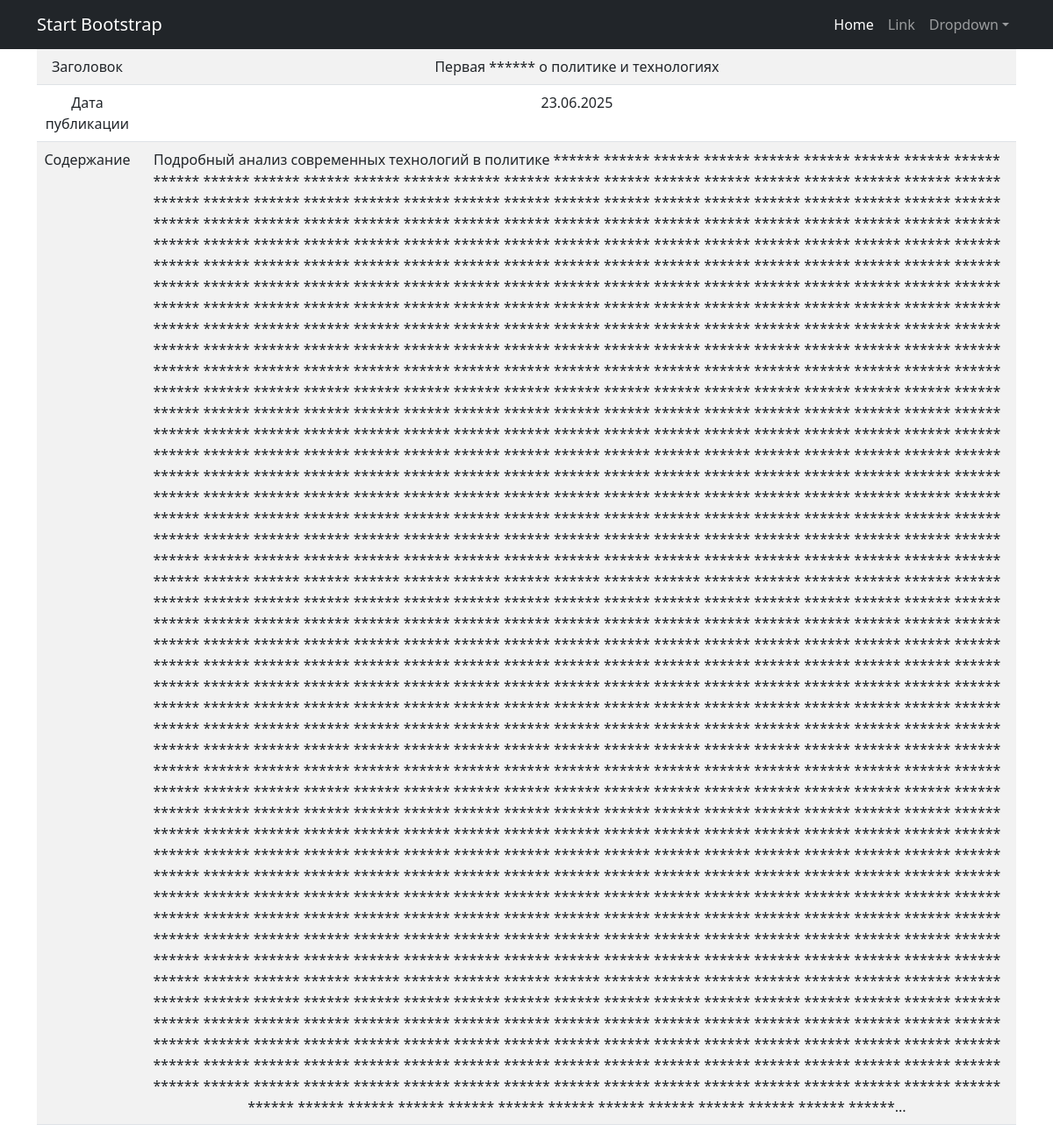
Screenshot of /news/1 with the database file from the repository.
### news/models.py (models this page shows, shortened)
class Post(models.Model):
    ARTICLE = 'AR'
    NEWS = 'NW'
    POST_TYPES = [
        (ARTICLE, 'Статья'),
        (NEWS, 'Новость')
    ]
    author = models.ForeignKey(Author, on_delete=models.CASCADE)
    date_created = models.DateTimeField(auto_now_add=True)
    category = models.ManyToManyField(Category, through='PostCategory')
    title = models.CharField(max_length=255, null=False)
    content = models.TextField(max_length=1000)
    rating = models.IntegerField(default=0)
    type_post = models.CharField(choices=POST_TYPES, default=ARTICLE)

### news/views.py (the view)
# urls.py: path('<int:pk>', NewsDetail.as_view())
class NewsDetail(DetailView):
    model = Post
    template_name = 'news.html'
    context_object_name = 'post'

### news/templatetags/custom_filters.py (called while the page is built)
@register.filter()
def censor(value:str):
    if not isinstance(value, str):
        return str(value)
    res = []
    words = re.findall(r'(\w+|\s+|\W+)', value)
    for word in words:
        if word.strip().lower() in UNWANTED_WORDS:
            res.append('*'*len(word))
        else:
            res.append(word)
    return ''.join(res)

### templates/news.html (shortened to what this page needs)
{% extends 'flatpages/default.html' %}
{% load custom_filters %}
{% block content %}
    <table class="table table-striped">
        <tr>
            <td>Заголовок</td>
            <td>{{ post.title|censor }}</td>
        </tr>
        <tr>
            <td>Дата публикации</td>
            <td>{{ post.date_created|date:"d.m.Y" }}</td>
        </tr>
        <tr>
            <td>Содержание</td>
            <td>{{ post.content|censor }}</td>
        </tr>
        </table>
{% endblock content %}

### rows the page displays
Post: title|censor "Первая ****** о политике и технологиях", date_created "23.06.2025", content|censor "Подробный анализ современных технологий в политике ****** ****** ****** ****** ****** ****** ****** ****** ****** ****** ****** ****** ****** ****** ****** ****** ****** ****** ****** ****** ****** ****** ****** ****** ****** ****** ****** ****** ****** ****** ****** ****** ****** ****** ****** ****** ****** ****** ****** ****** ****** ****** ****** ****** ****** ****** ****** ****** ****** ****** ****** ****** ****** ****** ****** ****** ****** ****** ****** ****** ****** ****** ****** ****** ****** ****** ****** ****** ****** ****** ****** ****** ****** ****** ****** ****** ****** ****** ****** ****** ****** ****** ****** ****** ****** ****** ****** ****** ****** ****** ****** ******…"
